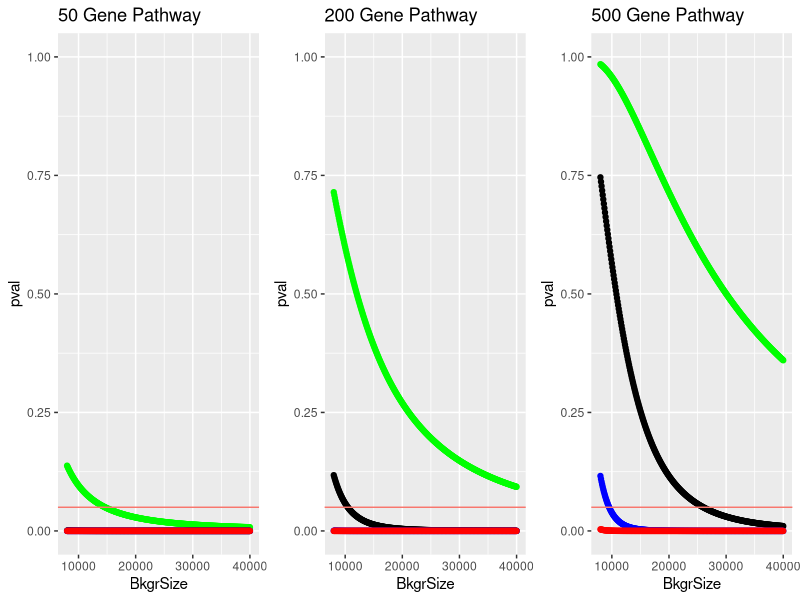
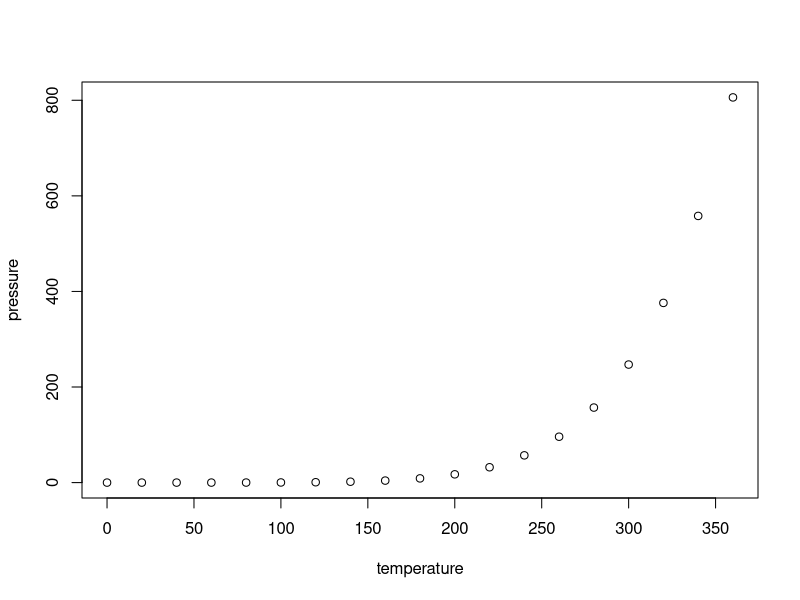

Here is the R script that generated these plots, in order:
## ---- chunk 1
knitr::opts_chunk$set(echo = TRUE)
## ---- chunk 2
library(ggplot2)
library(tidyverse)
library(ggpubr)
## ---- chunk 3
make.df2 <- function(denomItem){
  a <- data.frame(c(2,degSize),c(pathSize,denomItem))
  x <- fisher.test(a, alternative="greater")
  return(x$p.value)
}

make.df5 <- function(denomItem){
  a <- data.frame(c(5,degSize),c(pathSize,denomItem))
  x <- fisher.test(a, alternative="greater")
  return(x$p.value)
}

make.df10 <- function(denomItem){
  a <- data.frame(c(10,degSize),c(pathSize,denomItem))
  x <- fisher.test(a, alternative="greater")
  return(x$p.value)
}

make.df15 <- function(denomItem){
  a <- data.frame(c(15,degSize),c(pathSize,denomItem))
  x <- fisher.test(a, alternative="greater")
  return(x$p.value)
}
## ---- chunk 4
denom <- seq(from = 8000, to = 40000, by = 100)
degSize <- 100
###########
pathSize <- 50

x2 <- lapply(denom, make.df2)
x2.Plot <- as.data.frame(cbind(denom,unlist(x2)))
colnames(x2.Plot) <- c("BkgrSize","pval")

x5 <- lapply(denom, make.df5)
x5.Plot <- as.data.frame(cbind(denom,unlist(x5)))
colnames(x5.Plot) <- c("BkgrSize","pval")

x10 <- lapply(denom, make.df10)
x10.Plot <- as.data.frame(cbind(denom,unlist(x10)))
colnames(x10.Plot) <- c("BkgrSize","pval")

x15 <- lapply(denom, make.df15)
x15.Plot <- as.data.frame(cbind(denom,unlist(x15)))
colnames(x15.Plot) <- c("BkgrSize","pval")

pl.50 <- ggplot() + geom_point(data=x2.Plot, aes(x=BkgrSize, y=pval), color="green") + geom_point(data=x5.Plot, aes(x=BkgrSize, y=pval), color="black") + geom_point(data=x10.Plot, aes(x=BkgrSize, y=pval), color="blue") + geom_point(data=x15.Plot, aes(x=BkgrSize, y=pval), color="red") + geom_hline(aes(yintercept=0.05, linetype="dashed", color = "red")) + ylim(0, 1) + ggtitle("50 Gene Pathway")
###########
pathSize <- 200

x2 <- lapply(denom, make.df2)
x2.Plot <- as.data.frame(cbind(denom,unlist(x2)))
colnames(x2.Plot) <- c("BkgrSize","pval")

x5 <- lapply(denom, make.df5)
x5.Plot <- as.data.frame(cbind(denom,unlist(x5)))
colnames(x5.Plot) <- c("BkgrSize","pval")

x10 <- lapply(denom, make.df10)
x10.Plot <- as.data.frame(cbind(denom,unlist(x10)))
colnames(x10.Plot) <- c("BkgrSize","pval")

x15 <- lapply(denom, make.df15)
x15.Plot <- as.data.frame(cbind(denom,unlist(x15)))
colnames(x15.Plot) <- c("BkgrSize","pval")

pl.200 <- ggplot() + geom_point(data=x2.Plot, aes(x=BkgrSize, y=pval), color="green") + geom_point(data=x5.Plot, aes(x=BkgrSize, y=pval), color="black") + geom_point(data=x10.Plot, aes(x=BkgrSize, y=pval), color="blue") + geom_point(data=x15.Plot, aes(x=BkgrSize, y=pval), color="red") + geom_hline(aes(yintercept=0.05, linetype="dashed", color = "red")) + ylim(0, 1) + ggtitle("200 Gene Pathway")
###########
pathSize <- 500

x2 <- lapply(denom, make.df2)
x2.Plot <- as.data.frame(cbind(denom,unlist(x2)))
colnames(x2.Plot) <- c("BkgrSize","pval")

x5 <- lapply(denom, make.df5)
x5.Plot <- as.data.frame(cbind(denom,unlist(x5)))
colnames(x5.Plot) <- c("BkgrSize","pval")

x10 <- lapply(denom, make.df10)
x10.Plot <- as.data.frame(cbind(denom,unlist(x10)))
colnames(x10.Plot) <- c("BkgrSize","pval")

x15 <- lapply(denom, make.df15)
x15.Plot <- as.data.frame(cbind(denom,unlist(x15)))
colnames(x15.Plot) <- c("BkgrSize","pval")

pl.500 <- ggplot() + geom_point(data=x2.Plot, aes(x=BkgrSize, y=pval), color="green") + geom_point(data=x5.Plot, aes(x=BkgrSize, y=pval), color="black") + geom_point(data=x10.Plot, aes(x=BkgrSize, y=pval), color="blue") + geom_point(data=x15.Plot, aes(x=BkgrSize, y=pval), color="red") + geom_hline(aes(yintercept=0.05, linetype="dashed", color = "red")) + ylim(0, 1) + ggtitle("500 Gene Pathway")
## ---- chunk 5
ggarrange(pl.50,pl.200,pl.500, legend = FALSE, ncol=3, nrow=1) 
## ---- chunk 6
phyper(6,200,20000-200,200)
## ---- chunk 7
summary(cars)
## ---- chunk 8
plot(pressure)
